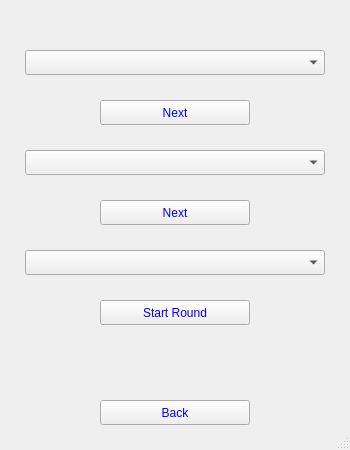
<?xml version="1.0" encoding="UTF-8"?>
<ui version="4.0">
 <class>track</class>
 <widget class="QMainWindow" name="track">
  <property name="geometry">
   <rect>
    <x>0</x>
    <y>0</y>
    <width>350</width>
    <height>450</height>
   </rect>
  </property>
  <property name="windowTitle">
   <string>MainWindow</string>
  </property>
  <property name="styleSheet">
   <string notr="true">background-image: url(:/new/prefix1/LOGO.jpg);</string>
  </property>
  <widget class="QWidget" name="centralwidget">
   <widget class="QComboBox" name="courseBox">
    <property name="geometry">
     <rect>
      <x>25</x>
      <y>50</y>
      <width>300</width>
      <height>25</height>
     </rect>
    </property>
   </widget>
   <widget class="QComboBox" name="teeBox">
    <property name="geometry">
     <rect>
      <x>25</x>
      <y>150</y>
      <width>300</width>
      <height>25</height>
     </rect>
    </property>
   </widget>
   <widget class="QPushButton" name="confirmCourse">
    <property name="geometry">
     <rect>
      <x>100</x>
      <y>100</y>
      <width>150</width>
      <height>25</height>
     </rect>
    </property>
    <property name="styleSheet">
     <string notr="true">color: rgb(0, 0, 255);
font: 10pt &quot;Comic Sans MS&quot;;</string>
    </property>
    <property name="text">
     <string>Next</string>
    </property>
   </widget>
   <widget class="QPushButton" name="confirmTeeBox">
    <property name="geometry">
     <rect>
      <x>100</x>
      <y>200</y>
      <width>150</width>
      <height>25</height>
     </rect>
    </property>
    <property name="styleSheet">
     <string notr="true">color: rgb(0, 0, 255);
font: 10pt &quot;Comic Sans MS&quot;;</string>
    </property>
    <property name="text">
     <string>Next</string>
    </property>
   </widget>
   <widget class="QComboBox" name="startHoleBox">
    <property name="geometry">
     <rect>
      <x>25</x>
      <y>250</y>
      <width>300</width>
      <height>25</height>
     </rect>
    </property>
   </widget>
   <widget class="QPushButton" name="StartRound">
    <property name="geometry">
     <rect>
      <x>100</x>
      <y>300</y>
      <width>150</width>
      <height>25</height>
     </rect>
    </property>
    <property name="styleSheet">
     <string notr="true">color: rgb(0, 0, 255);
font: 10pt &quot;Comic Sans MS&quot;;</string>
    </property>
    <property name="text">
     <string>Start Round</string>
    </property>
   </widget>
   <widget class="QPushButton" name="backButton">
    <property name="geometry">
     <rect>
      <x>100</x>
      <y>400</y>
      <width>150</width>
      <height>25</height>
     </rect>
    </property>
    <property name="styleSheet">
     <string notr="true">color: rgb(0, 0, 255);
font: 10pt &quot;Comic Sans MS&quot;;</string>
    </property>
    <property name="text">
     <string>Back</string>
    </property>
   </widget>
  </widget>
  <widget class="QMenuBar" name="menubar">
   <property name="geometry">
    <rect>
     <x>0</x>
     <y>0</y>
     <width>350</width>
     <height>21</height>
    </rect>
   </property>
  </widget>
  <widget class="QStatusBar" name="statusbar"/>
 </widget>
 <resources/>
 <connections/>
</ui>
